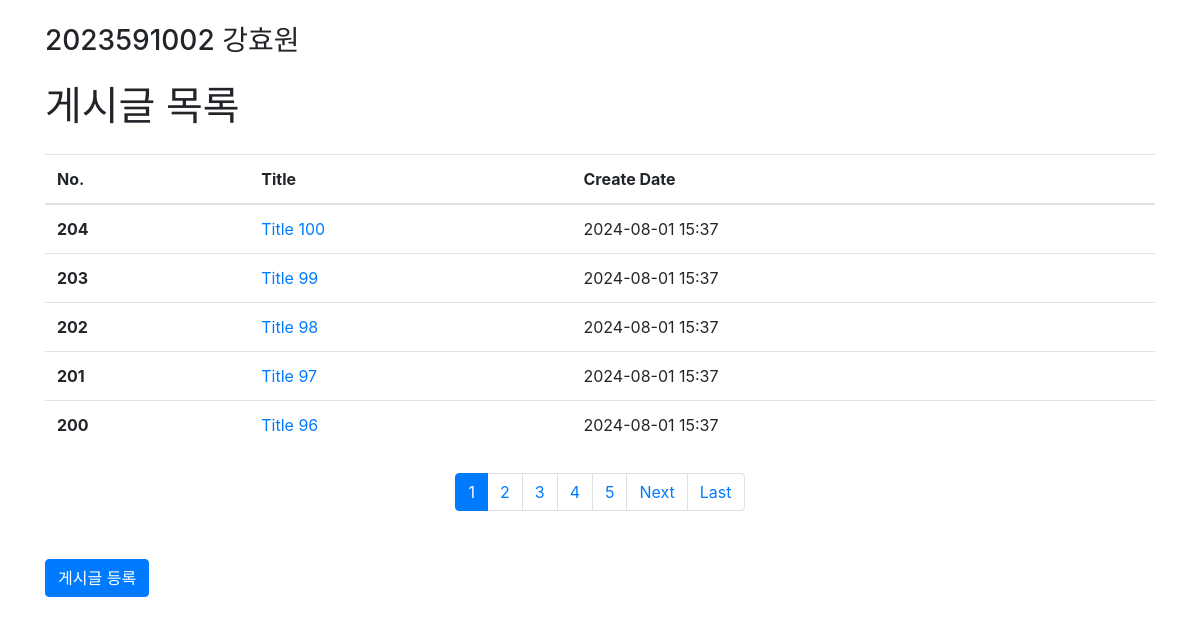
/board/list/, run on the app's committed database.
### board/models.py (models this page shows)
class Board(models.Model):
    board_id = models.AutoField(primary_key=True)
    title = models.CharField(max_length=100)
    content = models.TextField()
    user_id = models.CharField(max_length=50)
    createdAt = models.DateTimeField(auto_now_add=True)
    updatedAt = models.DateTimeField(auto_now=True)

### board/views.py (the view)
# urls.py: path('list/', views.index, name='index'),
def index(request):
    board_list = Board.objects.all().order_by('-createdAt')
    paginator = Paginator(board_list, 5)
    page_number = request.GET.get('page')
    page_obj = paginator.get_page(page_number)
    context = {
        'page_obj' : page_obj,
        'user' : request.session.get('user')
    }
    return render(request, 'board/board_list.html', context)

### templates/board/board_list.html (shortened to what this page needs)
<!DOCTYPE html>
<html lang="ko">
<head>
    <link href="https://stackpath.bootstrapcdn.com/bootstrap/4.5.2/css/bootstrap.min.css" rel="stylesheet">
</head>
<body>
<div class="container">
    <h3 class="my-4">2023591002 강효원</h3>
</div>
<div class="container">
    <h1 class="my-4">게시글 목록</h1>
    {% if page_obj %}
        <table class="table">
            <thead>
            <tr>
                <th scope="col">No.</th>
                <th scope="col">Title</th>
                <th scope="col">Create Date</th>
            </tr>
            </thead>
            <tbody>
            {% for board in page_obj %}
            <tr>
                <th scope="row">{{ board.board_id }}</th>
                <td><a href="{% url 'board:detail' board.board_id %}">{{ board.title }}</a></td>
                <td>{{ board.createdAt|date:"Y-m-d H:i" }}</td>
            </tr>
            {% endfor %}
            </tbody>
        </table>
        <nav aria-label="Page navigation">
            <ul class="pagination justify-content-center my-4">
                {% for num in page_obj.paginator.page_range %}
                    {% if page_obj.number == num %}
                        <li class="page-item active">
                            <a class="page-link" href="?page={{ num }}">{{ num }}</a>
                        </li>
                    {% elif num > page_obj.number|add:'-5' and num < page_obj.number|add:'5' %}
                        <li class="page-item">
                            <a class="page-link" href="?page={{ num }}">{{ num }}</a>
                        </li>
                    {% endif %}
                {% endfor %}
                {% if page_obj.has_next %}
                    <li class="page-item">
                        <a class="page-link" href="?page={{ page_obj.next_page_number }}">Next</a>
                    </li>
                    <li class="page-item">
                        <a class="page-link" href="?page={{ page_obj.paginator.num_pages }}">Last</a>
                    </li>
                {% endif %}
            </ul>
        </nav>
    {% else %}
        <p>질문이 없습니다.</p>
    {% endif %}
    <a href="{% url 'board:create_board' %}" class="btn btn-primary my-4">게시글 등록</a>
</div>
</body>
</html>

### data on the page
Board: board_id "204", title "Title 100", createdAt "2024-08-01 15:37"
Board: board_id "203", title "Title 99", createdAt "2024-08-01 15:37"
Board: board_id "202", title "Title 98", createdAt "2024-08-01 15:37"
Board: board_id "201", title "Title 97", createdAt "2024-08-01 15:37"
Board: board_id "200", title "Title 96", createdAt "2024-08-01 15:37"

### other printed values
{{ num }} "1"
{{ num }} "2" "3" "4" "5"
